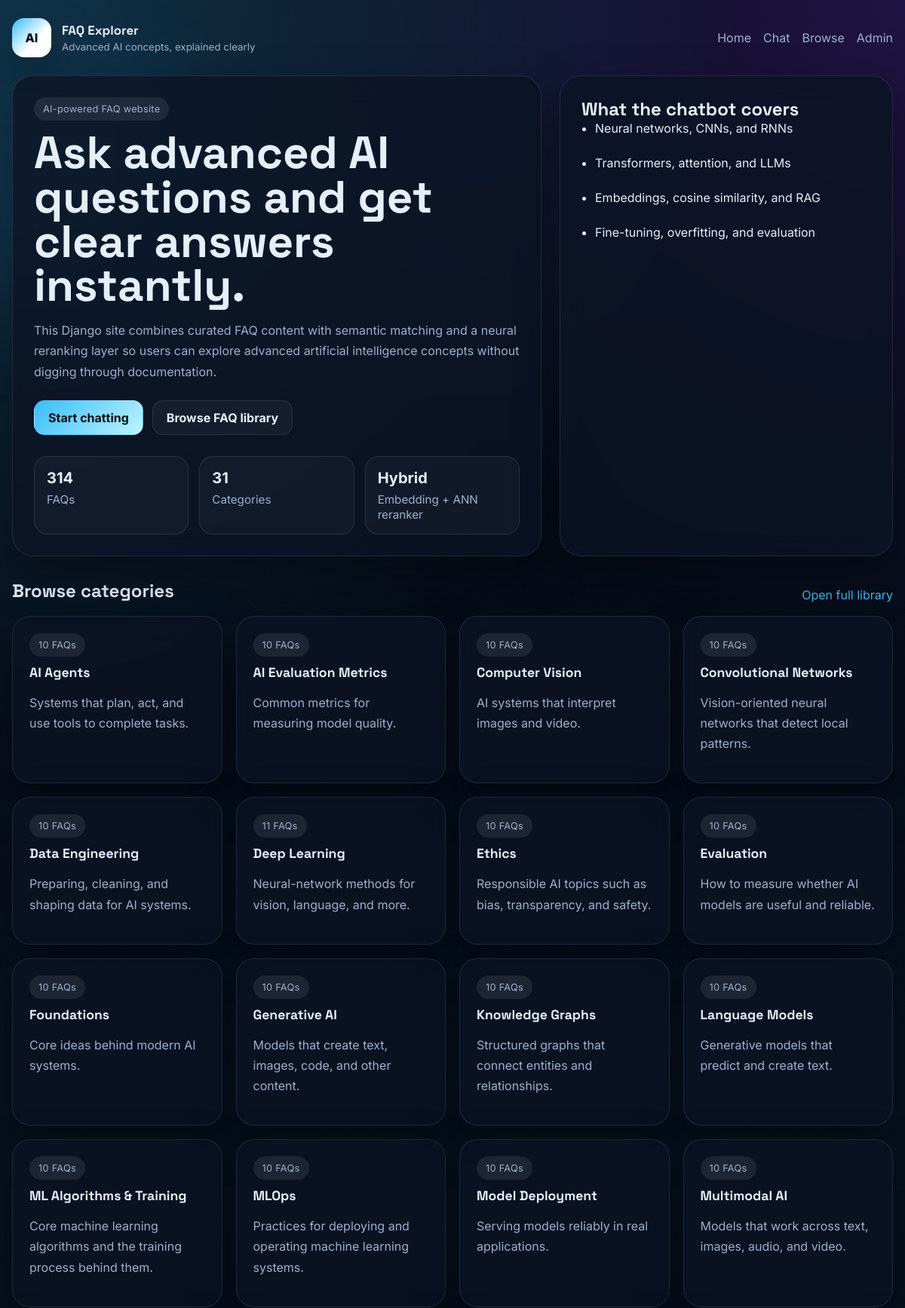
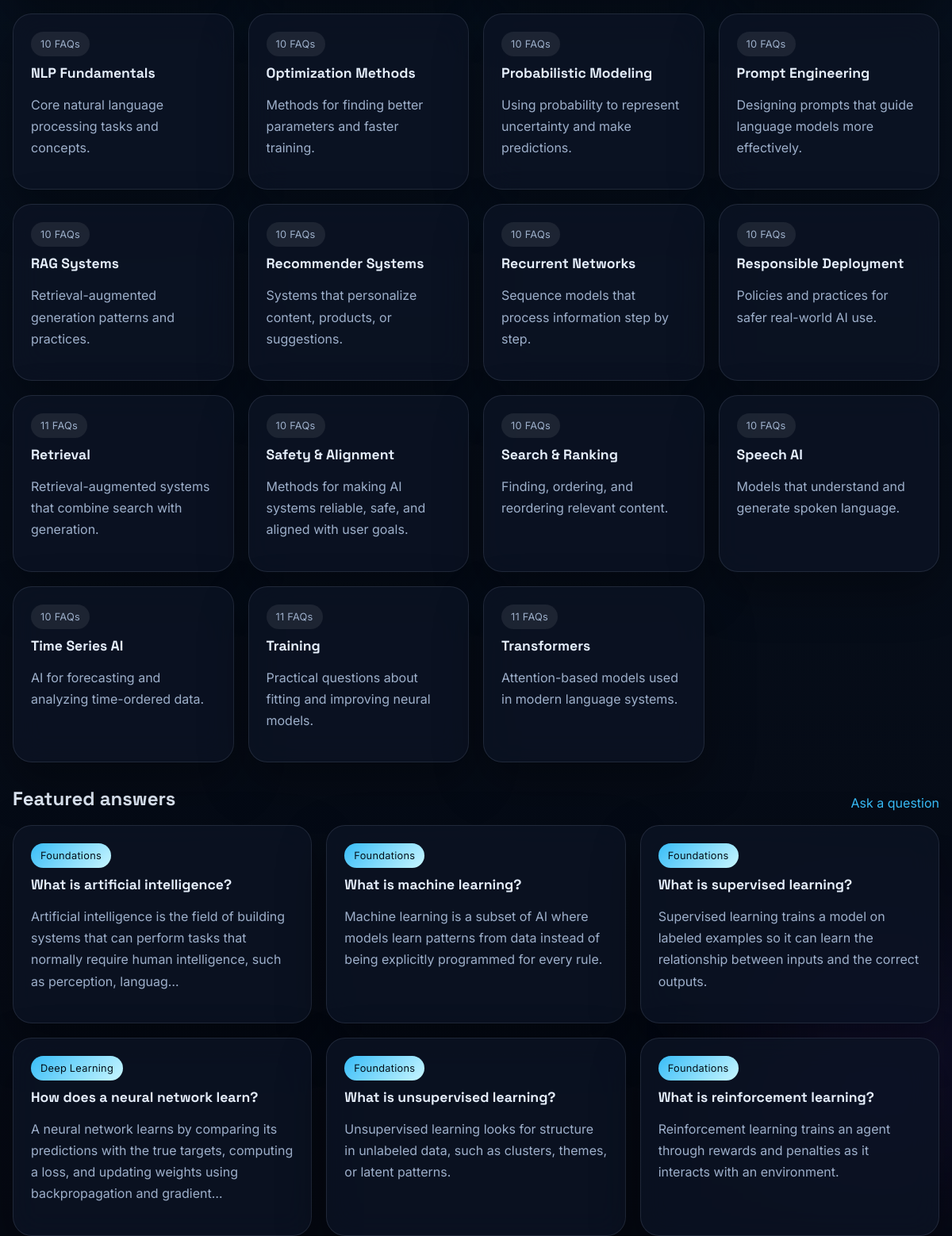
The page / on the database its author committed (2 pictures, top to bottom).
### faqs/models.py (models this page shows, shortened)
class FAQCategory(models.Model):
    name = models.CharField(max_length=120, unique=True)
    slug = models.SlugField(max_length=140, unique=True)
    description = models.TextField(blank=True)
    class Meta:
        ordering = ["name"]
        verbose_name_plural = "FAQ categories"

class FAQ(models.Model):
    category = models.ForeignKey(FAQCategory, on_delete=models.CASCADE, related_name="faqs")
    question = models.CharField(max_length=255)
    answer = models.TextField()
    intent_label = models.CharField(max_length=120, blank=True)
    is_published = models.BooleanField(default=True)
    sort_order = models.PositiveIntegerField(default=0)
    created_at = models.DateTimeField(auto_now_add=True)
    updated_at = models.DateTimeField(auto_now=True)
    class Meta:
        ordering = ["sort_order", "question"]

### faqs/views.py (the view)
# urls.py: path("", home_view, name="home"),
@require_GET
def home_view(request):
    categories = FAQCategory.objects.annotate(faq_count=Count("faqs")).order_by("name")
    featured_faqs = FAQ.objects.filter(is_published=True).select_related("category")[:6]
    total_faqs = FAQ.objects.filter(is_published=True).count()
    return render(
        request,
        "faqs/home.html",
        {
            "categories": categories,
            "featured_faqs": featured_faqs,
            "total_faqs": total_faqs,
            "chat_form": AskQuestionForm(),
        },
    )

### faqs/templates/faqs/home.html (shortened to what this page needs)
{% extends 'faqs/base.html' %}
{% block content %}
<section class="hero-grid">
  <article class="hero-card glass-card">
    <span class="eyebrow">AI-powered FAQ website</span>
    <h1>Ask advanced AI questions and get clear answers instantly.</h1>
    <p>
      This Django site combines curated FAQ content with semantic matching and a neural reranking layer
      so users can explore advanced artificial intelligence concepts without digging through documentation.
    </p>
    <div class="hero-actions">
      <a class="btn btn-primary" href="{% url 'chat-page' %}">Start chatting</a>
      <a class="btn btn-secondary" href="{% url 'browse-faqs' %}">Browse FAQ library</a>
    </div>
    <div class="stat-row">
      <div><strong>{{ total_faqs }}</strong><span>FAQs</span></div>
      <div><strong>{{ categories|length }}</strong><span>Categories</span></div>
      <div><strong>Hybrid</strong><span>Embedding + ANN reranker</span></div>
    </div>
  </article>
  <aside class="hero-side glass-card">
    <h2>What the chatbot covers</h2>
    <ul class="feature-list">
      <li>Neural networks, CNNs, and RNNs</li>
      <li>Transformers, attention, and LLMs</li>
      <li>Embeddings, cosine similarity, and RAG</li>
      <li>Fine-tuning, overfitting, and evaluation</li>
    </ul>
  </aside>
</section>
<section class="section-block">
  <div class="section-head">
    <h2>Browse categories</h2>
    <a href="{% url 'browse-faqs' %}">Open full library</a>
  </div>
  <div class="card-grid four-up">
    {% for category in categories %}
    <article class="info-card">
      <span class="pill">{{ category.faq_count }} FAQs</span>
      <h3>{{ category.name }}</h3>
      <p>{{ category.description }}</p>
    </article>
    {% endfor %}
  </div>
</section>
<section class="section-block">
  <div class="section-head">
    <h2>Featured answers</h2>
    <a href="{% url 'chat-page' %}">Ask a question</a>
  </div>
  <div class="card-grid three-up">
    {% for faq in featured_faqs %}
    <a class="faq-card" href="{% url 'faq-detail' faq.id %}">
      <span class="pill accent">{{ faq.category.name }}</span>
      <h3>{{ faq.question }}</h3>
      <p>{{ faq.answer|truncatechars:150 }}</p>
    </a>
    {% endfor %}
  </div>
</section>
{% endblock %}

### faqs/templates/faqs/base.html (shortened to what this page needs)
{% load static %}
<!doctype html>
<html lang="en">
<head>
  <link rel="stylesheet" href="{% static 'faqs/css/styles.css' %}">
</head>
<body>
  <div class="ambient ambient-one"></div>
  <div class="ambient ambient-two"></div>
  <header class="site-header">
    <a class="brand" href="{% url 'home' %}">
      <span class="brand-badge">AI</span>
      <span>
        <strong>FAQ Explorer</strong>
        <small>Advanced AI concepts, explained clearly</small>
      </span>
    </a>
    <nav class="site-nav">
      <a href="{% url 'home' %}">Home</a>
      <a href="{% url 'chat-page' %}">Chat</a>
      <a href="{% url 'browse-faqs' %}">Browse</a>
      <a href="/admin/">Admin</a>
    </nav>
  </header>
  <main class="page-shell">
    {% block content %}{% endblock %}
  </main>
</body>
</html>

### faqs/static/faqs/css/styles.css (style rules this page uses)
:root { --bg: #07111f; --panel: rgba(12, 20, 37, 0.78); --panel-border: rgba(148, 163, 184, 0.16); --text: #e5eefb; --muted: #9eb0cb; --accent: #38bdf8; --accent-2: #7c3aed; --accent-3: #14b8a6; --shadow: 0 24px 60px rgba(0, 0, 0, 0.35); --radius-xl: 28px; --radius-lg: 20px; }
* { box-sizing: border-box; }
html, body { margin: 0; min-height: 100%; }
body { font-family: "Inter", "Segoe UI", Arial, sans-serif; color: var(--text); background: radial-gradient(circle at top left, rgba(56, 189, 248, 0.24), transparent 28%), radial-gradient(circle at top right, rgba(124, 58, 237, 0.22), transparent 24%), linear-gradient(180deg, #050913 0%, var(--bg) 45%, #050913 100%); }
a { color: inherit; text-decoration: none; }
.ambient { position: fixed; inset: auto; pointer-events: none; filter: blur(90px); opacity: 0.6; }
.ambient-one { width: 260px; height: 260px; background: rgba(56, 189, 248, 0.18); top: 16vh; left: -60px; }
.ambient-two { width: 280px; height: 280px; background: rgba(124, 58, 237, 0.18); bottom: 10vh; right: -50px; }
.site-header, .page-shell { width: min(1180px, calc(100% - 32px)); margin: 0 auto; position: relative; z-index: 1; }
.site-header { display: flex; align-items: center; justify-content: space-between; gap: 18px; padding: 24px 0; }
.brand { display: inline-flex; align-items: center; gap: 14px; }
.brand strong, .section-head h1, .section-head h2, h1, h2, h3 { font-family: "Space Grotesk", "Inter", sans-serif; }
.brand strong { display: block; font-size: 1.05rem; }
.brand small { color: var(--muted); }
.brand-badge { width: 52px; height: 52px; display: grid; place-items: center; border-radius: 16px; font-weight: 800; color: #03111b; background: linear-gradient(135deg, var(--accent), #ffffff 60%); box-shadow: var(--shadow); }
.site-nav { display: flex; gap: 16px; flex-wrap: wrap; color: var(--muted); }
.glass-card, .info-card, .faq-card, .detail-card { border: 1px solid var(--panel-border); background: var(--panel); backdrop-filter: blur(18px); box-shadow: var(--shadow); }
.glass-card { border-radius: var(--radius-xl); padding: 28px; }
.info-card, .faq-card, .detail-card { border-radius: 24px; padding: 22px; }
.hero-grid, .chat-layout, .browse-grid { display: grid; gap: 24px; }
.hero-grid { grid-template-columns: 1.35fr 0.85fr; align-items: stretch; }
.eyebrow, .pill, .status-pill { display: inline-flex; align-items: center; width: fit-content; border-radius: 999px; padding: 8px 12px; font-size: 0.8rem; letter-spacing: 0.02em; }
.eyebrow, .pill { background: rgba(255, 255, 255, 0.08); color: var(--muted); }
.pill.accent { color: #03111b; background: linear-gradient(135deg, var(--accent), #c8f6ff); }
h1 { margin: 14px 0 14px; font-size: clamp(2.3rem, 5vw, 4.8rem); line-height: 0.98; }
h2 { margin: 0; font-size: clamp(1.3rem, 2vw, 1.9rem); }
h3 { margin: 10px 0 10px; font-size: 1.1rem; }
p { color: var(--muted); line-height: 1.7; }
.hero-actions, .chat-actions { display: flex; flex-wrap: wrap; gap: 12px; margin: 24px 0; }
.btn { display: inline-flex; align-items: center; justify-content: center; min-height: 46px; padding: 0 18px; border-radius: 14px; border: 1px solid transparent; font-weight: 700; }
.btn-primary { color: #02111a; background: linear-gradient(135deg, var(--accent), #bef4ff); }
.btn-secondary { color: var(--text); background: rgba(255, 255, 255, 0.04); border-color: rgba(255, 255, 255, 0.09); }
.stat-row, .card-grid, .detail-meta, .feature-list, .suggestion-list, .faq-list { display: grid; gap: 14px; }
.stat-row { grid-template-columns: repeat(3, minmax(0, 1fr)); margin-top: 28px; }
.card-grid { gap: 18px; }
.four-up { grid-template-columns: repeat(4, minmax(0, 1fr)); }
.three-up { grid-template-columns: repeat(3, minmax(0, 1fr)); }
.stat-row div, .tip-box, .faq-preview, .faq-item { padding: 16px; border-radius: 18px; background: rgba(255, 255, 255, 0.03); border: 1px solid var(--panel-border); }
.stat-row strong { display: block; font-size: 1.25rem; margin-bottom: 6px; }
.stat-row span { color: var(--muted); font-size: 0.95rem; }
.feature-list { margin: 0; padding-left: 18px; }
.feature-list li + li { margin-top: 12px; }
.section-block { margin-top: 30px; }
.section-head { display: flex; align-items: end; justify-content: space-between; gap: 18px; margin-bottom: 18px; }
.section-head a { color: var(--accent); }

### rows shown on the page
FAQCategory: faq_count "10", name "AI Agents", description "Systems that plan, act, and use tools to complete tasks."
FAQCategory: faq_count "10", name "AI Evaluation Metrics", description "Common metrics for measuring model quality."
FAQCategory: faq_count "10", name "Computer Vision", description "AI systems that interpret images and video."
FAQCategory: faq_count "10", name "Convolutional Networks", description "Vision-oriented neural networks that detect local patterns."
FAQCategory: faq_count "10", name "Data Engineering", description "Preparing, cleaning, and shaping data for AI systems."
FAQCategory: faq_count "11", name "Deep Learning", description "Neural-network methods for vision, language, and more."
FAQCategory: faq_count "10", name "Ethics", description "Responsible AI topics such as bias, transparency, and safety."
FAQCategory: faq_count "10", name "Evaluation", description "How to measure whether AI models are useful and reliable."
FAQCategory: faq_count "10", name "Foundations", description "Core ideas behind modern AI systems."
FAQCategory: faq_count "10", name "Generative AI", description "Models that create text, images, code, and other content."
FAQCategory: faq_count "10", name "Knowledge Graphs", description "Structured graphs that connect entities and relationships."
FAQCategory: faq_count "10", name "Language Models", description "Generative models that predict and create text."
FAQCategory: faq_count "10", name "ML Algorithms & Training", description "Core machine learning algorithms and the training process behind them."
FAQCategory: faq_count "10", name "MLOps", description "Practices for deploying and operating machine learning systems."
FAQCategory: faq_count "10", name "Model Deployment", description "Serving models reliably in real applications."
FAQCategory: faq_count "10", name "Multimodal AI", description "Models that work across text, images, audio, and video."
FAQCategory: faq_count "10", name "NLP Fundamentals", description "Core natural language processing tasks and concepts."
FAQCategory: faq_count "10", name "Optimization Methods", description "Methods for finding better parameters and faster training."
FAQCategory: faq_count "10", name "Probabilistic Modeling", description "Using probability to represent uncertainty and make predictions."
FAQCategory: faq_count "10", name "Prompt Engineering", description "Designing prompts that guide language models more effectively."
FAQCategory: faq_count "10", name "RAG Systems", description "Retrieval-augmented generation patterns and practices."
FAQCategory: faq_count "10", name "Recommender Systems", description "Systems that personalize content, products, or suggestions."
FAQCategory: faq_count "10", name "Recurrent Networks", description "Sequence models that process information step by step."
FAQCategory: faq_count "10", name "Responsible Deployment", description "Policies and practices for safer real-world AI use."
FAQCategory: faq_count "11", name "Retrieval", description "Retrieval-augmented systems that combine search with generation."
FAQCategory: faq_count "10", name "Safety & Alignment", description "Methods for making AI systems reliable, safe, and aligned with user goals."
FAQCategory: faq_count "10", name "Search & Ranking", description "Finding, ordering, and reordering relevant content."
FAQCategory: faq_count "10", name "Speech AI", description "Models that understand and generate spoken language."
FAQCategory: faq_count "10", name "Time Series AI", description "AI for forecasting and analyzing time-ordered data."
FAQCategory: faq_count "11", name "Training", description "Practical questions about fitting and improving neural models."
FAQCategory: faq_count "11", name "Transformers", description "Attention-based models used in modern language systems."
FAQ: category.name "Foundations", question "What is artificial intelligence?", answer "Artificial intelligence is the field of building systems that can perform tasks that normally require human intelligence, such as perception, languag…"
FAQ: category.name "Foundations", question "What is machine learning?", answer "Machine learning is a subset of AI where models learn patterns from data instead of being explicitly programmed for every rule."
FAQ: category.name "Foundations", question "What is supervised learning?", answer "Supervised learning trains a model on labeled examples so it can learn the relationship between inputs and the correct outputs."
FAQ: category.name "Deep Learning", question "How does a neural network learn?", answer "A neural network learns by comparing its predictions with the true targets, computing a loss, and updating weights using backpropagation and gradient…"
FAQ: category.name "Foundations", question "What is unsupervised learning?", answer "Unsupervised learning looks for structure in unlabeled data, such as clusters, themes, or latent patterns."
FAQ: category.name "Foundations", question "What is reinforcement learning?", answer "Reinforcement learning trains an agent through rewards and penalties as it interacts with an environment."

### other values the page prints
{{ total_faqs }} "314"
{{ categories|length }} "31"
